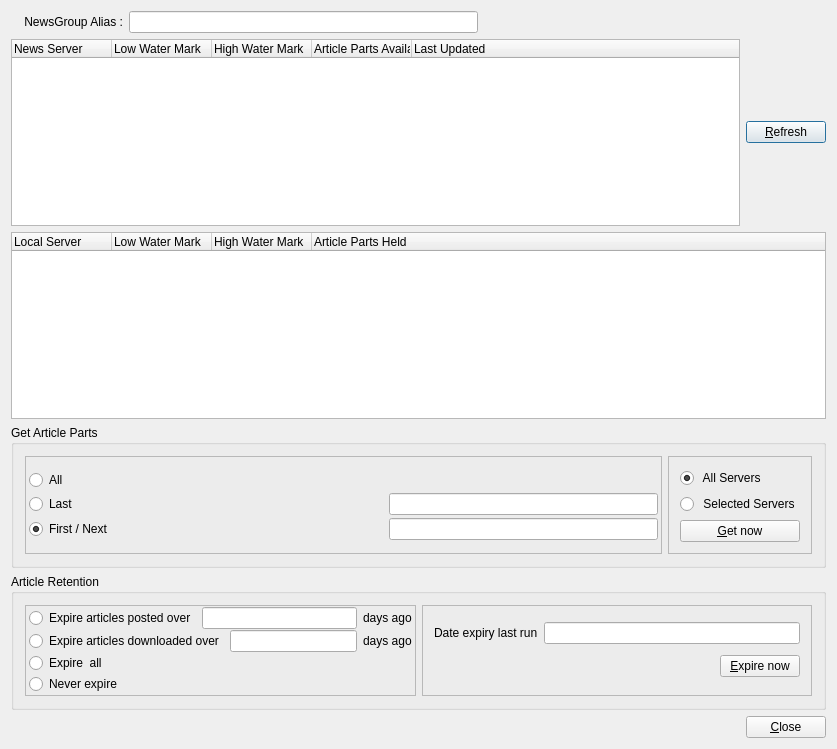
<?xml version="1.0" encoding="UTF-8"?>
<ui version="4.0">
 <class>NewsGroupContents</class>
 <widget class="QDialog" name="NewsGroupContents">
  <property name="geometry">
   <rect>
    <x>0</x>
    <y>0</y>
    <width>837</width>
    <height>749</height>
   </rect>
  </property>
  <property name="windowTitle">
   <string>News Group Contents</string>
  </property>
  <layout class="QVBoxLayout" name="verticalLayout_6">
   <item>
    <layout class="QHBoxLayout" name="_4">
     <item>
      <widget class="QLabel" name="textLabel1_2">
       <property name="text">
        <string>    NewsGroup Alias :</string>
       </property>
       <property name="wordWrap">
        <bool>false</bool>
       </property>
      </widget>
     </item>
     <item>
      <widget class="QLineEdit" name="m_alias">
       <property name="readOnly">
        <bool>true</bool>
       </property>
      </widget>
     </item>
     <item>
      <spacer name="horizontalSpacer_6">
       <property name="orientation">
        <enum>Qt::Horizontal</enum>
       </property>
       <property name="sizeHint" stdset="0">
        <size>
         <width>40</width>
         <height>20</height>
        </size>
       </property>
      </spacer>
     </item>
    </layout>
   </item>
   <item>
    <layout class="QHBoxLayout" name="horizontalLayout">
     <item>
      <widget class="QTreeWidget" name="m_serverList">
       <property name="selectionMode">
        <enum>QAbstractItemView::NoSelection</enum>
       </property>
       <property name="rootIsDecorated">
        <bool>false</bool>
       </property>
       <column>
        <property name="text">
         <string>News Server</string>
        </property>
       </column>
       <column>
        <property name="text">
         <string>Low Water Mark</string>
        </property>
       </column>
       <column>
        <property name="text">
         <string>High Water Mark</string>
        </property>
       </column>
       <column>
        <property name="text">
         <string>Article Parts Available</string>
        </property>
       </column>
       <column>
        <property name="text">
         <string>Last Updated</string>
        </property>
       </column>
      </widget>
     </item>
     <item>
      <widget class="QPushButton" name="refreshServersButton">
       <property name="text">
        <string>&amp;Refresh</string>
       </property>
       <property name="iconSize">
        <size>
         <width>16</width>
         <height>16</height>
        </size>
       </property>
      </widget>
     </item>
    </layout>
   </item>
   <item>
    <widget class="QTreeWidget" name="m_localServer">
     <property name="sizePolicy">
      <sizepolicy hsizetype="Expanding" vsizetype="Expanding">
       <horstretch>0</horstretch>
       <verstretch>0</verstretch>
      </sizepolicy>
     </property>
     <property name="baseSize">
      <size>
       <width>0</width>
       <height>20</height>
      </size>
     </property>
     <property name="selectionMode">
      <enum>QAbstractItemView::ExtendedSelection</enum>
     </property>
     <property name="rootIsDecorated">
      <bool>false</bool>
     </property>
     <column>
      <property name="text">
       <string>Local Server</string>
      </property>
     </column>
     <column>
      <property name="text">
       <string>Low Water Mark</string>
      </property>
     </column>
     <column>
      <property name="text">
       <string>High Water Mark</string>
      </property>
     </column>
     <column>
      <property name="text">
       <string>Article Parts Held</string>
      </property>
     </column>
    </widget>
   </item>
   <item>
    <widget class="QGroupBox" name="getPartsGroupBox">
     <property name="title">
      <string>Get Article Parts</string>
     </property>
     <layout class="QHBoxLayout" name="horizontalLayout_6">
      <item>
       <widget class="QFrame" name="frame">
        <property name="sizePolicy">
         <sizepolicy hsizetype="Preferred" vsizetype="Preferred">
          <horstretch>0</horstretch>
          <verstretch>0</verstretch>
         </sizepolicy>
        </property>
        <property name="frameShape">
         <enum>QFrame::StyledPanel</enum>
        </property>
        <property name="frameShadow">
         <enum>QFrame::Raised</enum>
        </property>
        <layout class="QVBoxLayout" name="verticalLayout_2">
         <property name="spacing">
          <number>1</number>
         </property>
         <property name="leftMargin">
          <number>3</number>
         </property>
         <property name="topMargin">
          <number>1</number>
         </property>
         <property name="rightMargin">
          <number>3</number>
         </property>
         <property name="bottomMargin">
          <number>1</number>
         </property>
         <item>
          <layout class="QVBoxLayout" name="verticalLayout">
           <property name="spacing">
            <number>3</number>
           </property>
           <item>
            <widget class="QRadioButton" name="getAllButton">
             <property name="text">
              <string>All</string>
             </property>
            </widget>
           </item>
           <item>
            <layout class="QHBoxLayout" name="horizontalLayout_4">
             <item>
              <widget class="QRadioButton" name="getLastButton">
               <property name="text">
                <string>Last           </string>
               </property>
              </widget>
             </item>
             <item>
              <spacer name="horizontalSpacer">
               <property name="orientation">
                <enum>Qt::Horizontal</enum>
               </property>
               <property name="sizeHint" stdset="0">
                <size>
                 <width>40</width>
                 <height>20</height>
                </size>
               </property>
              </spacer>
             </item>
             <item>
              <widget class="QLineEdit" name="getLastVal"/>
             </item>
            </layout>
           </item>
           <item>
            <layout class="QHBoxLayout" name="horizontalLayout_5">
             <item>
              <widget class="QRadioButton" name="getNextButton">
               <property name="text">
                <string>First / Next</string>
               </property>
               <property name="checked">
                <bool>true</bool>
               </property>
              </widget>
             </item>
             <item>
              <spacer name="horizontalSpacer_2">
               <property name="orientation">
                <enum>Qt::Horizontal</enum>
               </property>
               <property name="sizeHint" stdset="0">
                <size>
                 <width>40</width>
                 <height>20</height>
                </size>
               </property>
              </spacer>
             </item>
             <item>
              <widget class="QLineEdit" name="getNextVal"/>
             </item>
            </layout>
           </item>
          </layout>
         </item>
        </layout>
       </widget>
      </item>
      <item>
       <widget class="QFrame" name="frame_3">
        <property name="frameShape">
         <enum>QFrame::StyledPanel</enum>
        </property>
        <property name="frameShadow">
         <enum>QFrame::Raised</enum>
        </property>
        <layout class="QVBoxLayout" name="verticalLayout_8">
         <item>
          <layout class="QVBoxLayout" name="verticalLayout_3">
           <item>
            <widget class="QRadioButton" name="allServersButton">
             <property name="text">
              <string> All Servers</string>
             </property>
             <property name="checked">
              <bool>true</bool>
             </property>
            </widget>
           </item>
           <item>
            <widget class="QRadioButton" name="selectedServersButton">
             <property name="text">
              <string> Selected Servers</string>
             </property>
            </widget>
           </item>
           <item>
            <widget class="QPushButton" name="getButton">
             <property name="toolTip">
              <string>Get headers now</string>
             </property>
             <property name="text">
              <string>&amp;Get now</string>
             </property>
             <property name="iconSize">
              <size>
               <width>16</width>
               <height>16</height>
              </size>
             </property>
            </widget>
           </item>
          </layout>
         </item>
        </layout>
       </widget>
      </item>
     </layout>
    </widget>
   </item>
   <item>
    <widget class="QGroupBox" name="expireGroupBox">
     <property name="title">
      <string>Article Retention</string>
     </property>
     <layout class="QHBoxLayout" name="horizontalLayout_8">
      <item>
       <widget class="QFrame" name="frame_2">
        <property name="frameShape">
         <enum>QFrame::StyledPanel</enum>
        </property>
        <property name="frameShadow">
         <enum>QFrame::Raised</enum>
        </property>
        <layout class="QVBoxLayout" name="verticalLayout_4">
         <property name="spacing">
          <number>1</number>
         </property>
         <property name="leftMargin">
          <number>3</number>
         </property>
         <property name="topMargin">
          <number>1</number>
         </property>
         <property name="rightMargin">
          <number>3</number>
         </property>
         <property name="bottomMargin">
          <number>1</number>
         </property>
         <item>
          <layout class="QHBoxLayout" name="horizontalLayout_9">
           <item>
            <widget class="QRadioButton" name="expireByDateButton">
             <property name="text">
              <string>Expire articles posted over</string>
             </property>
            </widget>
           </item>
           <item>
            <widget class="QLineEdit" name="expireDaysVal"/>
           </item>
           <item>
            <widget class="QLabel" name="expireDaysLabel">
             <property name="text">
              <string>days ago</string>
             </property>
            </widget>
           </item>
          </layout>
         </item>
         <item>
          <layout class="QHBoxLayout" name="horizontalLayout_10"/>
         </item>
         <item>
          <layout class="QHBoxLayout" name="horizontalLayout_12">
           <item>
            <widget class="QRadioButton" name="expireByDownloadDate">
             <property name="text">
              <string>Expire articles downloaded over</string>
             </property>
            </widget>
           </item>
           <item>
            <widget class="QLineEdit" name="expireDownloadDaysVal"/>
           </item>
           <item>
            <widget class="QLabel" name="expireDaysLabel_2">
             <property name="text">
              <string>days ago</string>
             </property>
            </widget>
           </item>
          </layout>
         </item>
         <item>
          <widget class="QRadioButton" name="expireAllButton">
           <property name="text">
            <string>Expire  all</string>
           </property>
          </widget>
         </item>
         <item>
          <widget class="QRadioButton" name="neverExpireButton">
           <property name="text">
            <string>Never expire</string>
           </property>
          </widget>
         </item>
        </layout>
       </widget>
      </item>
      <item>
       <widget class="QFrame" name="frame_4">
        <property name="frameShape">
         <enum>QFrame::StyledPanel</enum>
        </property>
        <property name="frameShadow">
         <enum>QFrame::Raised</enum>
        </property>
        <layout class="QVBoxLayout" name="verticalLayout_5">
         <item>
          <layout class="QHBoxLayout" name="horizontalLayout_2">
           <item>
            <widget class="QLabel" name="expiryDate">
             <property name="text">
              <string>Date expiry last run</string>
             </property>
            </widget>
           </item>
           <item>
            <widget class="QLineEdit" name="lastExpiryDate">
             <property name="maxLength">
              <number>11</number>
             </property>
            </widget>
           </item>
          </layout>
         </item>
         <item>
          <layout class="QHBoxLayout" name="horizontalLayout_7">
           <item>
            <spacer name="horizontalSpacer_3">
             <property name="orientation">
              <enum>Qt::Horizontal</enum>
             </property>
             <property name="sizeHint" stdset="0">
              <size>
               <width>40</width>
               <height>20</height>
              </size>
             </property>
            </spacer>
           </item>
           <item>
            <widget class="QPushButton" name="expireButton">
             <property name="toolTip">
              <string>Expire headers now</string>
             </property>
             <property name="text">
              <string>&amp;Expire now</string>
             </property>
             <property name="iconSize">
              <size>
               <width>16</width>
               <height>16</height>
              </size>
             </property>
            </widget>
           </item>
          </layout>
         </item>
        </layout>
       </widget>
      </item>
     </layout>
    </widget>
   </item>
   <item>
    <layout class="QHBoxLayout" name="l106">
     <property name="spacing">
      <number>6</number>
     </property>
     <property name="leftMargin">
      <number>25</number>
     </property>
     <property name="topMargin">
      <number>0</number>
     </property>
     <property name="rightMargin">
      <number>0</number>
     </property>
     <property name="bottomMargin">
      <number>0</number>
     </property>
     <item>
      <spacer name="Horizontal Spacing2">
       <property name="orientation">
        <enum>Qt::Horizontal</enum>
       </property>
       <property name="sizeType">
        <enum>QSizePolicy::Expanding</enum>
       </property>
       <property name="sizeHint" stdset="0">
        <size>
         <width>20</width>
         <height>20</height>
        </size>
       </property>
      </spacer>
     </item>
     <item>
      <widget class="QPushButton" name="buttonCancel">
       <property name="text">
        <string>&amp;Close</string>
       </property>
       <property name="iconSize">
        <size>
         <width>16</width>
         <height>16</height>
        </size>
       </property>
       <property name="shortcut">
        <string>Alt+N</string>
       </property>
       <property name="autoDefault">
        <bool>true</bool>
       </property>
      </widget>
     </item>
    </layout>
   </item>
  </layout>
 </widget>
 <layoutdefault spacing="6" margin="11"/>
 <resources/>
 <connections/>
</ui>
